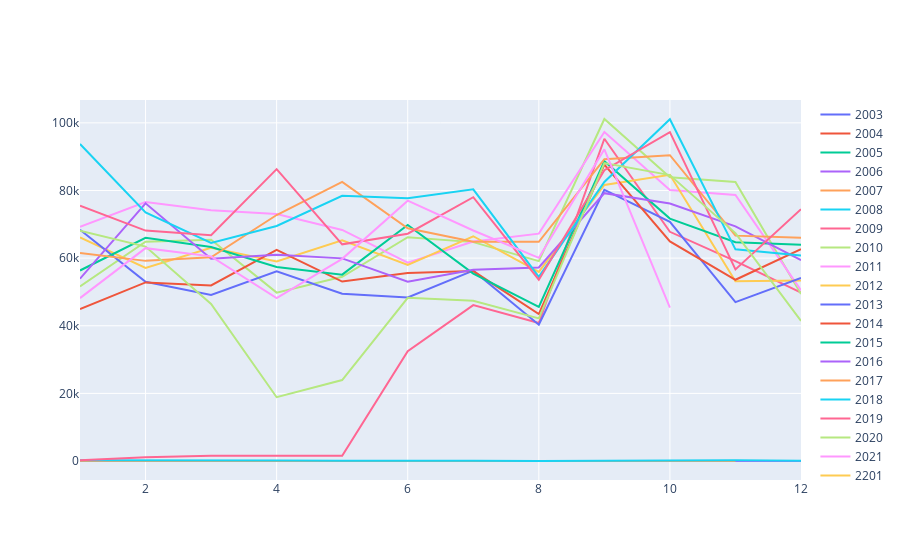

The notebook cell saved with this chart:
### Code cell
# Draw Plot
fig = go.Figure()
for i, y in enumerate(years):
    if i > 0:  
        df=df_drugs[df_drugs['ANNO']==y]
        fig.add_trace(go.Scatter(x=df["MESE"], y=df["count"], mode='lines', name=str(y)))
        
        

# Decoration
#fig.gca().set(xlim=(-0.3, 11), ylim=(2, 30), ylabel='$Contracts$', xlabel='$Month$')
#fig.title("Seasonal Activated Contracts Time Series", fontsize=20)
fig.show()

### Figure 1 — Plotly figure (JSON) as saved in the notebook; plotly's stock layout.template omitted (floating-point values rounded to 4 significant figures)
{"data": [{"mode": "lines", "name": "2003", "type": "scatter", "x": [3, 10], "y": [1, 1]}, {"mode": "lines", "name": "2004", "type": "scatter", "x": [6], "y": [2]}, {"mode": "lines", "name": "2005", "type": "scatter", "x": [5], "y": [1]}, {"mode": "lines", "name": "2006", "type": "scatter", "x": [7, 11, 12], "y": [1, 1, 1]}, {"mode": "lines", "name": "2007", "type": "scatter", "x": [1, 3, 5, 8, 9, 11], "y": [1, 1, 1, 1, 1, 1]}, {"mode": "lines", "name": "2008", "type": "scatter", "x": [1, 2, 3, 4, 5, 6, 7, 8, 9, 10, 11, 12], "y": [234, 124, 132, 112, 105, 169, 84, 34, 117, 196, 202, 81]}, {"mode": "lines", "name": "2009", "type": "scatter", "x": [1, 2, 3, 4, 5, 6, 7, 8, 9, 10, 11, 12], "y": [255, 1075, 1588, 1668, 1559, 32463, 46114, 40788, 95301, 67783, 59118, 49795]}, {"mode": "lines", "name": "2010", "type": "scatter", "x": [1, 2, 3, 4, 5, 6, 7, 8, 9, 10, 11, 12], "y": [51621, 64850, 65460, 49787, 54465, 66174, 64731, 59109, 101142, 83931, 82490, 49369]}, {"mode": "lines", "name": "2011", "type": "scatter", "x": [1, 2, 3, 4, 5, 6, 7, 8, 9, 10, 11, 12], "y": [69248, 76566, 74163, 73058, 68320, 58636, 64906, 67241, 97316, 80116, 78672, 50474]}, {"mode": "lines", "name": "2012", "type": "scatter", "x": [1, 2, 3, 4, 5, 6, 7, 8, 9, 10, 11, 12], "y": [66149, 57126, 63034, 58995, 65238, 58001, 66470, 55916, 81652, 84625, 53164, 53363]}, {"mode": "lines", "name": "2013", "type": "scatter", "x": [1, 2, 3, 4, 5, 6, 7, 8, 9, 10, 11, 12], "y": [68415, 53023, 49128, 56113, 49444, 48377, 56294, 40315, 80201, 70743, 46992, 54107]}, {"mode": "lines", "name": "2014", "type": "scatter", "x": [1, 2, 3, 4, 5, 6, 7, 8, 9, 10, 11, 12], "y": [44952, 52810, 51923, 62427, 53069, 55620, 56178, 43466, 87683, 64940, 53598, 62634]}, {"mode": "lines", "name": "2015", "type": "scatter", "x": [1, 2, 3, 4, 5, 6, 7, 8, 9, 10, 11, 12], "y": [56345, 65989, 63302, 57380, 55105, 69801, 55401, 45562, 88665, 71696, 64724, 63925]}, {"mode": "lines", "name": "2016", "type": "scatter", "x": [1, 2, 3, 4, 5, 6, 7, 8, 9, 10, 11, 12], "y": [53909, 76205, 59830, 61031, 59926, 53011, 56573, 57239, 79204, 76160, 69389, 59404]}, {"mode": "lines", "name": "2017", "type": "scatter", "x": [1, 2, 3, 4, 5, 6, 7, 8, 9, 10, 11, 12], "y": [61538, 59185, 60224, 72742, 82557, 68817, 64822, 64838, 89253, 90424, 66651, 66028]}, {"mode": "lines", "name": "2018", "type": "scatter", "x": [1, 2, 3, 4, 5, 6, 7, 8, 9, 10, 11, 12], "y": [93734, 73519, 64488, 69492, 78421, 77679, 80328, 54438, 82531, 101060, 62597, 60795]}, {"mode": "lines", "name": "2019", "type": "scatter", "x": [1, 2, 3, 4, 5, 6, 7, 8, 9, 10, 11, 12], "y": [75513, 68142, 66795, 86322, 64083, 67219, 78007, 53635, 85985, 97284, 56645, 74449]}, {"mode": "lines", "name": "2020", "type": "scatter", "x": [1, 2, 3, 4, 5, 6, 7, 8, 9, 10, 11, 12], "y": [68135, 63421, 46435, 18862, 23954, 48257, 47405, 42171, 88113, 84554, 67392, 41434]}, {"mode": "lines", "name": "2021", "type": "scatter", "x": [1, 2, 3, 4, 5, 6, 7, 8, 9, 10], "y": [48182, 62944, 60513, 48200, 59780, 76999, 68171, 60090, 92194, 45378]}, {"mode": "lines", "name": "2201", "type": "scatter", "x": [6], "y": [1]}], "layout": {}}
